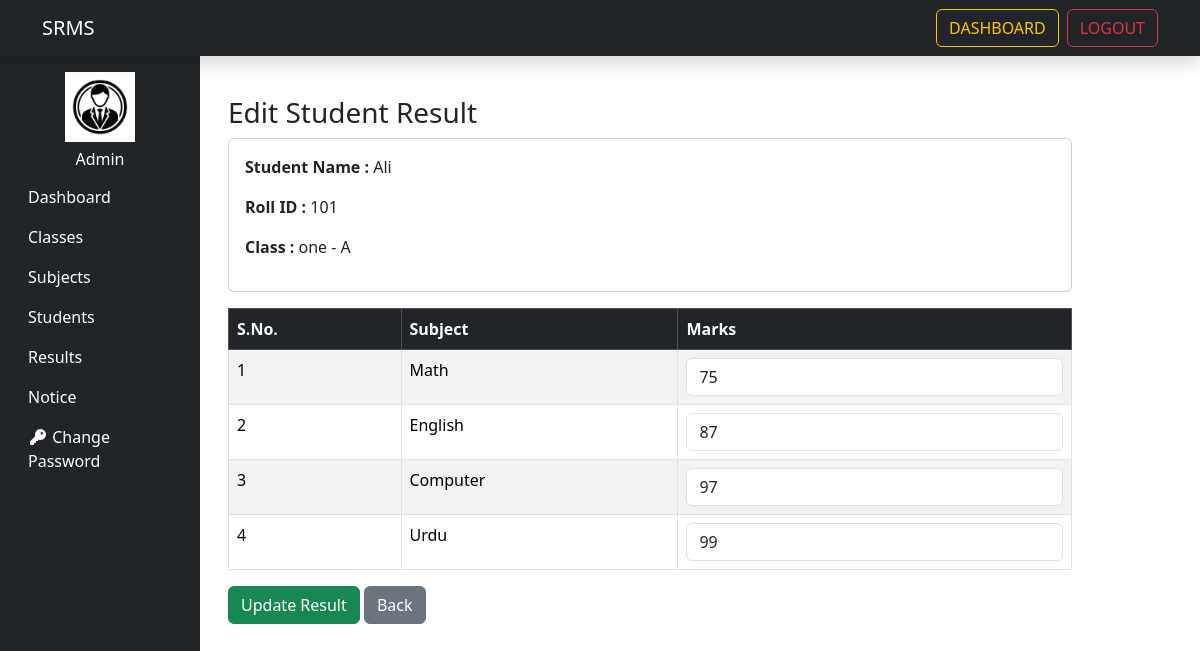
Screenshot of /edit_result/1/ (signed in) with the database file from the repository.
### schoolresultsystem/models.py (models this page shows, shortened)
class Student(models.Model):
    Choices = (('Male', 'Male'), ('Female', 'Female'))
    name = models.CharField(max_length=50)
    roll_id = models.CharField(max_length=30)
    Email=models.EmailField(max_length=50)
    gender = models.CharField(max_length=10, choices=Choices)
    Date_of_birth = models.DateField()
    Student_class = models.ForeignKey(Class, on_delete=models.SET_NULL,null=True) # keep record if student_class is deleted
    Reg_date = models.DateField(auto_now_add=True)
    updation_date = models.DateTimeField(auto_now=True)
    Status = models.CharField(default=1)

class Class(models.Model):
    class_name = models.CharField(max_length=50)
    class_numeric = models.IntegerField()
    section = models.CharField(max_length=50)
    creation_date = models.DateTimeField(auto_now_add=True)
    updation_date = models.DateTimeField(auto_now=True)
    def __str__(self):
        return f"{self.class_name} - {self.section}"

class Result(models.Model):
        student = models.ForeignKey(Student, on_delete=models.CASCADE ) # Delete result if student is deleted
        student_class = models.ForeignKey(Class, on_delete=models.SET_NULL, null=True) # Keep record if student_class is deleted
        subjects = models.ForeignKey(Subject, on_delete=models.SET_NULL, null=True) #Keep record if subject is deleted
        marks = models.IntegerField()
        posting_date = models.DateTimeField(auto_now_add=True)
        updation_date = models.DateTimeField(auto_now=True)

class Subject(models.Model):
    subject_name = models.CharField(max_length=50)
    subject_code = models.CharField(max_length=20)
    creation_date = models.DateTimeField(auto_now_add=True)
    updation_date = models.DateTimeField(auto_now=True)

### schoolresultsystem/views.py (the view, shortened to what this page needs)
# urls.py: path("edit_result/<int:student_id>/",edit_result,name="edit_result"),
@login_required
def edit_result(request, student_id):
    student = get_object_or_404(Student, id=student_id)
    results = Result.objects.select_related('student','student_class','subjects').filter(student=student)
    context = {"student": student,"results": results,}
    return render(request, "Admin/Results/edit_result.html", context)

### schoolresultsystem/templates/Admin/Results/edit_result.html (shortened to what this page needs)
{% extends 'admin_base.html' %}
{% load static %}
{% block content %}
<div class="container mt-4">
    <h3>Edit Student Result</h3>
    <div class="card mb-3">
        <div class="card-body">
            <p><strong>Student Name :</strong> {{ student.name }}</p>
            <p><strong>Roll ID :</strong> {{ student.roll_id }}</p>
            <p><strong>Class :</strong> {{ student.Student_class }}</p>
        </div>
    </div>
    <form method="POST">
        <table class="table table-bordered table-striped">
            <thead class="table-dark">
                <tr>
                    <th>S.No.</th>
                    <th>Subject</th>
                    <th>Marks</th>
                </tr>
            </thead>
            <tbody>
                {% for result in results %}
                <tr>
                    <td>{{ forloop.counter }}</td>
                    <td>{{ result.subjects.subject_name }}</td>
                    <td>
                        <input
                            type="number"
                            name="marks_{{ result.id }}"
                            value="{{ result.marks }}"
                            class="form-control"
                            min="0"
                            max="100"
                            required>
                    </td>
                </tr>
                {% empty %}
                <tr>
                    <td colspan="3" class="text-center">
                        No Result Found
                    </td>
                </tr>
                {% endfor %}
            </tbody>
        </table>
        <button type="submit" class="btn btn-success">
            Update Result
        </button>
        <a href="{% url 'manage_result' %}" class="btn btn-secondary">
            Back
        </a>
    </form>
</div>
{% endblock %}

### rows the page displays
Student: name "Ali", roll_id "101", Student_class "one - A"
Result: subjects.subject_name "Math", marks "75"
Result: subjects.subject_name "English", marks "87"
Result: subjects.subject_name "Computer", marks "97"
Result: subjects.subject_name "Urdu", marks "99"
